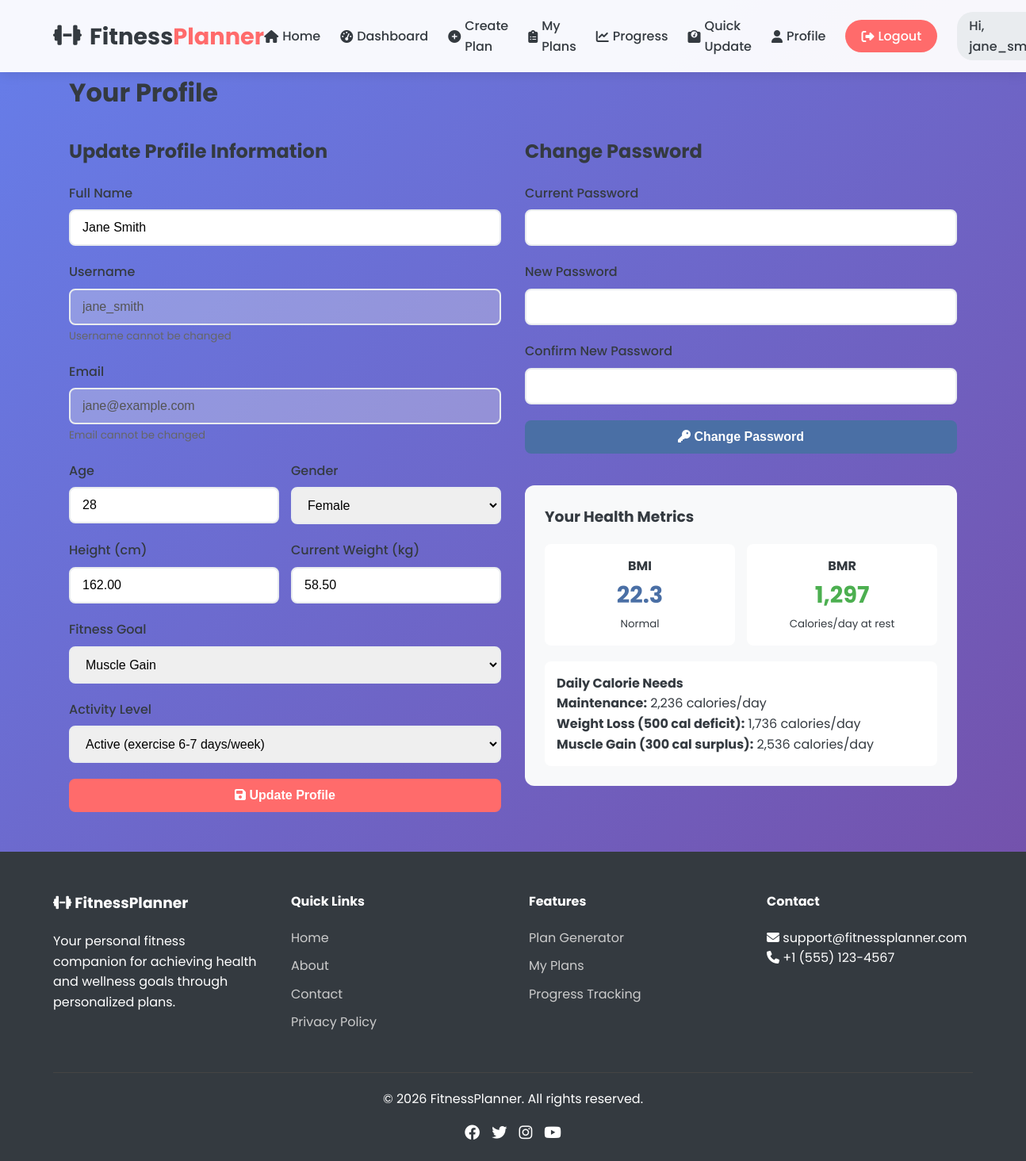
The app's page /profile.php (signed in) with its own data.
### tables this page shows
CREATE TABLE IF NOT EXISTS users (
    id INT PRIMARY KEY AUTO_INCREMENT,
    username VARCHAR(50) UNIQUE NOT NULL,
    email VARCHAR(100) UNIQUE NOT NULL,
    password VARCHAR(255) NOT NULL,
    full_name VARCHAR(100),
    age INT,
    gender ENUM('male', 'female', 'other'),
    height DECIMAL(5,2) COMMENT 'in centimeters',
    current_weight DECIMAL(5,2) COMMENT 'in kilograms',
    goal ENUM('weight_loss', 'muscle_gain', 'maintenance', 'bulking', 'endurance'),
    activity_level ENUM('sedentary', 'light', 'moderate', 'active', 'very_active'),
    created_at TIMESTAMP DEFAULT CURRENT_TIMESTAMP,
    last_login TIMESTAMP NULL,
    INDEX idx_username (username),
    INDEX idx_email (email)
);

### profile.php (the view, shortened to what this page needs)
<?php
require_once 'config/database.php';
$user_id = $_SESSION['user_id'];
$user_query = "SELECT * FROM users WHERE id = $user_id";
$user_result = $conn->query($user_query);
$user = $user_result->fetch_assoc();
require_once 'includes/header.php';
?>
<div class="container">
    <h1>Your Profile</h1>
    <div style="display: grid; grid-template-columns: 1fr 1fr; gap: 30px; margin-top: 30px;">
        <div>
            <h2>Update Profile Information</h2>
            <form method="POST" action="" style="margin-top: 20px;">
                <div class="form-group">
                    <label class="form-label" for="full_name">Full Name</label>
                    <input type="text" class="form-control" id="full_name" name="full_name"
                           value="<?php echo htmlspecialchars($user['full_name'] ?? ''); ?>" required>
                </div>
                <div class="form-group">
                    <label class="form-label" for="username">Username</label>
                    <input type="text" class="form-control" id="username"
                           value="<?php echo htmlspecialchars($user['username']); ?>" disabled>
                    <small style="color: #666;">Username cannot be changed</small>
                </div>
                <div class="form-group">
                    <label class="form-label" for="email">Email</label>
                    <input type="email" class="form-control" id="email"
                           value="<?php echo htmlspecialchars($user['email']); ?>" disabled>
                    <small style="color: #666;">Email cannot be changed</small>
                </div>
                <div style="display: grid; grid-template-columns: 1fr 1fr; gap: 15px;">
                    <div class="form-group">
                        <label class="form-label" for="age">Age</label>
                        <input type="number" class="form-control" id="age" name="age"
                               value="<?php echo $user['age'] ?? ''; ?>" min="15" max="100" required>
                    </div>
                    <div class="form-group">
                        <label class="form-label" for="gender">Gender</label>
                        <select class="form-control" id="gender" name="gender" required>
                            <option value="female" <?php echo ($user['gender'] ?? '') === 'female' ? 'selected' : ''; ?>>Female</option>
                        </select>
                    </div>
                </div>
                <div style="display: grid; grid-template-columns: 1fr 1fr; gap: 15px;">
                    <div class="form-group">
                        <label class="form-label" for="height">Height (cm)</label>
                        <input type="number" class="form-control" id="height" name="height" step="0.1"
                               value="<?php echo $user['height'] ?? ''; ?>" min="100" max="250" required>
                    </div>
                    <div class="form-group">
                        <label class="form-label" for="current_weight">Current Weight (kg)</label>
                        <input type="number" class="form-control" id="current_weight" name="current_weight" step="0.1"
                               value="<?php echo $user['current_weight'] ?? ''; ?>" min="30" max="200" required>
                    </div>
                </div>
                <div class="form-group">
                    <label class="form-label" for="goal">Fitness Goal</label>
                    <select class="form-control" id="goal" name="goal" required>
                        <option value="muscle_gain" <?php echo ($user['goal'] ?? '') === 'muscle_gain' ? 'selected' : ''; ?>>Muscle Gain</option>
                    </select>
                </div>
                <div class="form-group">
                    <label class="form-label" for="activity_level">Activity Level</label>
                    <select class="form-control" id="activity_level" name="activity_level" required>
                        <option value="active" <?php echo ($user['activity_level'] ?? '') === 'active' ? 'selected' : ''; ?>>Active (exercise 6-7 days/week)</option>
                    </select>
                </div>
                <button type="submit" class="btn btn-block btn-accent">
                    <i class="fas fa-save"></i> Update Profile
                </button>
            </form>
        </div>
        <div>
            <h2>Change Password</h2>
            <form method="POST" action="" style="margin-top: 20px;">
                <div class="form-group">
                    <label class="form-label" for="current_password">Current Password</label>
                    <input type="password" class="form-control" id="current_password" name="current_password" required>
                </div>
                <div class="form-group">
                    <label class="form-label" for="new_password">New Password</label>
                    <input type="password" class="form-control" id="new_password" name="new_password" required minlength="6">
                </div>
                <div class="form-group">
                    <label class="form-label" for="confirm_password">Confirm New Password</label>
                    <input type="password" class="form-control" id="confirm_password" name="confirm_password" required>
                </div>
                <button type="submit" class="btn btn-block">
                    <i class="fas fa-key"></i> Change Password
                </button>
            </form>
            <?php if($user['current_weight'] && $user['height'] && $user['age']): ?>
                <div style="margin-top: 40px; padding: 25px; background: #f8f9fa; border-radius: 12px;">
                    <h3>Your Health Metrics</h3>
                    <?php
                    $height_m = $user['height'] / 100;
                    $bmi = $user['current_weight'] / ($height_m * $height_m);
                    $bmi_category = '';
                    if ($bmi < 18.5) $bmi_category = 'Underweight';
                    elseif ($bmi < 25) $bmi_category = 'Normal';
                    elseif ($bmi < 30) $bmi_category = 'Overweight';
                    else $bmi_category = 'Obese';
                    if ($user['gender'] === 'male') {
                        $bmr = 10 * $user['current_weight'] + 6.25 * $user['height'] - 5 * $user['age'] + 5;
                    } else {
                        $bmr = 10 * $user['current_weight'] + 6.25 * $user['height'] - 5 * $user['age'] - 161;
                    }
                    $activity_multipliers = [
                        'sedentary' => 1.2,
                        'light' => 1.375,
                        'moderate' => 1.55,
                        'active' => 1.725,
                        'very_active' => 1.9
                    ];
                    $activity = $user['activity_level'] ?? 'moderate';
                    $tdee = $bmr * ($activity_multipliers[$activity] ?? 1.55);
                    ?>
                    <div style="display: grid; grid-template-columns: 1fr 1fr; gap: 15px; margin-top: 20px;">
                        <div style="text-align: center; padding: 15px; background: white; border-radius: 8px;">
                            <h4>BMI</h4>
                            <div style="font-size: 1.8rem; font-weight: bold; color: var(--primary);">
                                <?php echo number_format($bmi, 1); ?>
                            </div>
                            <small><?php echo $bmi_category; ?></small>
                        </div>
                        <div style="text-align: center; padding: 15px; background: white; border-radius: 8px;">
                            <h4>BMR</h4>
                            <div style="font-size: 1.8rem; font-weight: bold; color: var(--success);">
                                <?php echo number_format($bmr, 0); ?>
                            </div>
                            <small>Calories/day at rest</small>
                        </div>
                    </div>
                    <div style="margin-top: 20px; padding: 15px; background: white; border-radius: 8px;">
                        <h4>Daily Calorie Needs</h4>
                        <p><strong>Maintenance:</strong> <?php echo number_format($tdee, 0); ?> calories/day</p>
                        <p><strong>Weight Loss (500 cal deficit):</strong> <?php echo number_format($tdee - 500, 0); ?> calories/day</p>
                        <p><strong>Muscle Gain (300 cal surplus):</strong> <?php echo number_format($tdee + 300, 0); ?> calories/day</p>
                    </div>
                </div>
            <?php endif; ?>
        </div>
    </div>
</div>
<?php
require_once 'includes/footer.php';
?>

### css/style.css (style rules this page uses)
* { margin: 0; padding: 0; box-sizing: border-box; }
:root { --primary: #4a6fa5; --secondary: #166088; --accent: #ff6b6b; --success: #4CAF50; --warning: #FFC107; --light: #f8f9fa; --dark: #343a40; --gray: #6c757d; --light-gray: #e9ecef; }
body { font-family: 'Poppins', sans-serif; line-height: 1.6; color: var(--dark); background: linear-gradient(135deg, #667eea 0%, #764ba2 100%); min-height: 100vh; }
.container { max-width: 1200px; margin: 0 auto; padding: 0 20px; }
.form-group { margin-bottom: 20px; }
.form-label { display: block; margin-bottom: 8px; font-weight: 500; color: var(--dark); }
.form-control { width: 100%; padding: 12px 15px; border: 2px solid var(--light-gray); border-radius: 8px; font-size: 1rem; transition: border-color 0.3s; }
.btn { display: inline-block; padding: 12px 30px; background: var(--primary); color: white; border: none; border-radius: 8px; font-size: 1rem; font-weight: 600; cursor: pointer; transition: background 0.3s; text-decoration: none; text-align: center; }
.btn-block { width: 100%; }
.btn-accent { background: var(--accent); }

### records on screen
users: full_name "Jane Smith", username "jane_smith", email "jane@example.com", age "28", gender "Female", height "162.00", current_weight "58.50", goal "Muscle Gain", activity_level "Active (exercise 6-7 days/week)", bmi "22.3", bmi_category "Normal", bmr "1,297", tdee "2,236", $tdee - 500 "1,736", $tdee + 300 "2,536"
